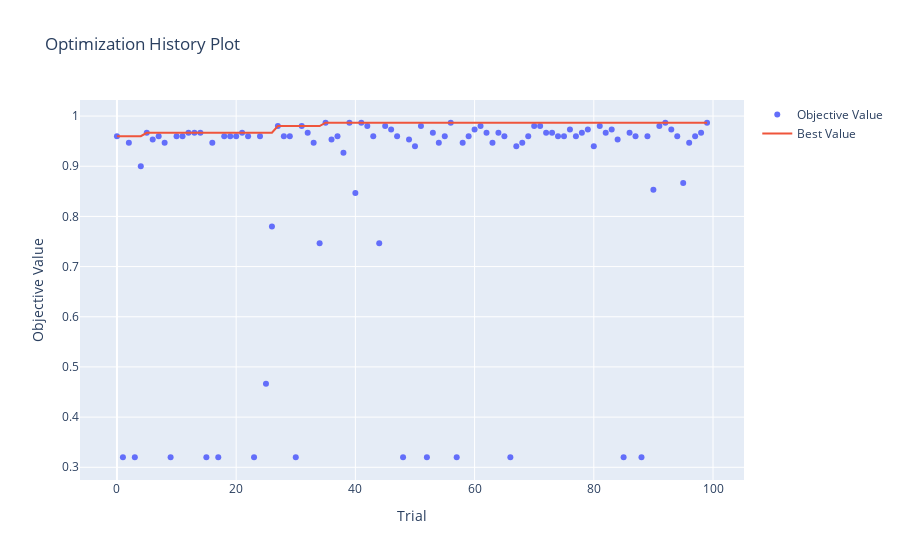

Write notebook code for a chart like this one.
### Markdown cell above
### Plotting the study
Plotting the optimization history of the study.

### Code cell
optuna.visualization.plot_optimization_history(study)
